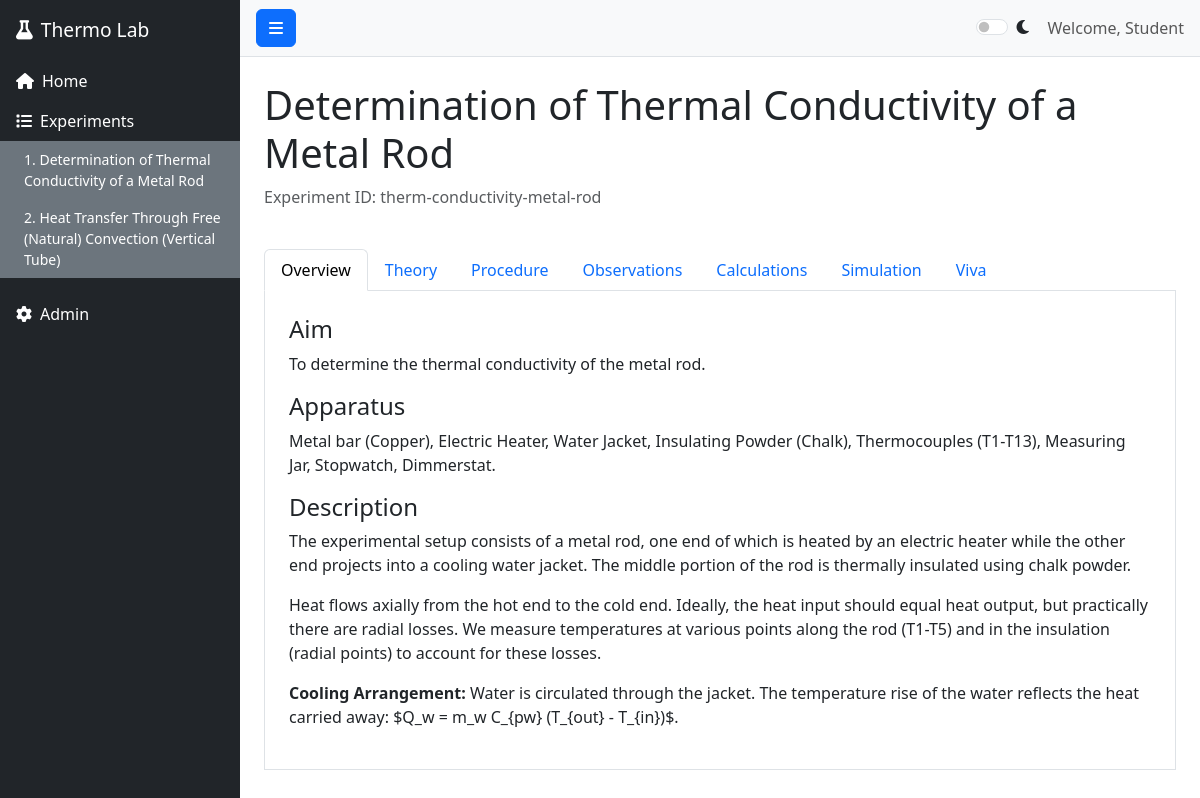
The app's page /experiment/therm-conductivity-metal-rod with its own data.
### app/models.py (models this page shows, shortened)
class Experiment(db.Model):
    id = db.Column(db.Integer, primary_key=True)
    slug = db.Column(db.String(64), unique=True, nullable=False)
    title = db.Column(db.String(128), nullable=False)
    content = db.Column(JSON, nullable=False)

### app/blueprints/main.py (the view)
@bp.route('/experiment/<slug>')
def experiment_view(slug):
    experiment = Experiment.query.filter_by(slug=slug).first_or_404()
    return render_template('experiment.html', experiment=experiment)

### app/__init__.py (called while the page is built)
def create_app():
    app = Flask(__name__, instance_relative_config=True)
    app.config.from_mapping(
        SECRET_KEY='dev',
        SQLALCHEMY_DATABASE_URI='sqlite:///' + os.path.join(app.instance_path, 'lab_manual.db'),
        SQLALCHEMY_TRACK_MODIFICATIONS=False,
    )
    try:
        os.makedirs(app.instance_path)
    except OSError:
        pass
    db.init_app(app)
    from .blueprints import main, admin, api
    app.register_blueprint(main.bp)
    app.register_blueprint(admin.bp)
    app.register_blueprint(api.bp)
    @app.context_processor
    def inject_experiments():
        try:
            from .models import Experiment
            return {"all_experiments": Experiment.query.all()}
        except Exception:
            return {"all_experiments": []}
    with app.app_context():
        db.create_all()
    return app

### app/templates/experiment.html (shortened to what this page needs)
{% extends 'base.html' %}
{% block content %}
<div class="row mb-4">
    <div class="col-12">
        <h2 class="display-6">{{ experiment.title }}</h2>
        <p class="text-muted">Experiment ID: {{ experiment.slug }}</p>
    </div>
</div>
<ul class="nav nav-tabs" id="expTabs" role="tablist">
  <li class="nav-item" role="presentation">
    <button class="nav-link active" id="overview-tab" data-bs-toggle="tab" data-bs-target="#overview" type="button" role="tab">Overview</button>
  </li>
  <li class="nav-item" role="presentation">
    <button class="nav-link" id="theory-tab" data-bs-toggle="tab" data-bs-target="#theory" type="button" role="tab">Theory</button>
  </li>
  <li class="nav-item" role="presentation">
    <button class="nav-link" id="procedure-tab" data-bs-toggle="tab" data-bs-target="#procedure" type="button" role="tab">Procedure</button>
  </li>
  <li class="nav-item" role="presentation">
    <button class="nav-link" id="observations-tab" data-bs-toggle="tab" data-bs-target="#observations" type="button" role="tab">Observations</button>
  </li>
  <li class="nav-item" role="presentation">
    <button class="nav-link" id="calculations-tab" data-bs-toggle="tab" data-bs-target="#calculations" type="button" role="tab">Calculations</button>
  </li>
  <li class="nav-item" role="presentation">
    <button class="nav-link" id="simulation-tab" data-bs-toggle="tab" data-bs-target="#simulation" type="button" role="tab">Simulation</button>
  </li>
  <li class="nav-item" role="presentation">
    <button class="nav-link" id="viva-tab" data-bs-toggle="tab" data-bs-target="#viva" type="button" role="tab">Viva</button>
  </li>
</ul>
<div class="tab-content border-start border-end border-bottom p-4 bg-white" id="expTabsContent">
  <div class="tab-pane fade show active" id="overview" role="tabpanel">
      <h4>Aim</h4>
      <p>{{ experiment.content.aim }}</p>
      <h4>Apparatus</h4>
      <p>{{ experiment.content.apparatus }}</p>
      <h4>Description</h4>
      <div class="description-text">
        {{ experiment.content.description | safe }}
      </div>
  </div>
</div>
{% endblock %}

### app/templates/base.html (shortened to what this page needs)
<!DOCTYPE html>
<html lang="en">
<head>
    <link href="https://cdn.jsdelivr.net/npm/bootstrap@5.3.2/dist/css/bootstrap.min.css" rel="stylesheet">
    <link rel="stylesheet" href="https://cdnjs.cloudflare.com/ajax/libs/font-awesome/6.0.0/css/all.min.css">
    <link rel="stylesheet" href="{{ url_for('static', filename='css/style.css') }}">
</head>
<body>
    <div class="d-flex" id="wrapper">
        <div class="bg-dark text-white" id="sidebar-wrapper">
            <div class="sidebar-heading p-3">
                <i class="fas fa-flask me-2"></i>Thermo Lab
            </div>
            <div class="list-group list-group-flush">
                <a href="{{ url_for('main.index') }}" class="list-group-item list-group-item-action bg-dark text-white border-0">
                    <i class="fas fa-home me-2"></i>Home
                </a>
                <a href="#experimentsSubmenu" class="list-group-item list-group-item-action bg-dark text-white border-0" data-bs-toggle="collapse">
                    <i class="fas fa-list me-2"></i>Experiments
                </a>
                <div class="collapse show" id="experimentsSubmenu">
                    {% if all_experiments and all_experiments|length > 0 %}
                        {% for exp in all_experiments|sort(attribute='id') %}
                        <a href="{{ url_for('main.experiment_view', slug=exp.slug) }}" class="list-group-item list-group-item-action bg-secondary text-white border-0 ps-4 small">
                           {{ loop.index }}. {{ exp.title }}
                        </a>
                        {% endfor %}
                    {% else %}
                        <a href="{{ url_for('main.experiment_view', slug='therm-conductivity-metal-rod') }}" class="list-group-item list-group-item-action bg-secondary text-white border-0 ps-4 small">
                           1. Thermal Conductivity
                        </a>
                    {% endif %}
                </div>
                <a href="{{ url_for('admin.dashboard') }}" class="list-group-item list-group-item-action bg-dark text-white border-0 mt-3">
                    <i class="fas fa-cog me-2"></i>Admin
                </a>
            </div>
        </div>
        <div id="page-content-wrapper" class="w-100">
            <nav class="navbar navbar-expand-lg navbar-light bg-light border-bottom px-3">
                <button class="btn btn-primary" id="menu-toggle"><i class="fas fa-bars"></i></button>
                <div class="ms-auto d-flex align-items-center">
                    <div class="form-check form-switch me-3">
                        <input class="form-check-input" type="checkbox" id="darkModeToggle">
                        <label class="form-check-label" for="darkModeToggle"><i class="fas fa-moon"></i></label>
                    </div>
                    <span class="navbar-text">
                        Welcome, Student
                    </span>
                </div>
            </nav>
            <div class="container-fluid p-4">
                {% block content %}{% endblock %}
            </div>
        </div>
    </div>
</body>
</html>

### app/static/css/style.css (style rules this page uses)
body { overflow-x: hidden; font-family: 'Segoe UI', Tahoma, Geneva, Verdana, sans-serif; }
#sidebar-wrapper { min-height: 100vh; margin-left: -15rem; transition: margin 0.25s ease-out; width: 15rem; }
#sidebar-wrapper .sidebar-heading { padding: 0.875rem 1.25rem; font-size: 1.2rem; }
#sidebar-wrapper .list-group { width: 15rem; }
#page-content-wrapper { min-width: 100vw; }
@media (min-width: 768px) { #sidebar-wrapper { margin-left: 0; } }
@media (min-width: 768px) { #page-content-wrapper { min-width: 0; width: 100%; } }
.nav-tabs .nav-link { cursor: pointer; }
.tab-content { padding-top: 20px; }

### records on screen
Experiment: title "Determination of Thermal Conductivity of a Metal Rod", slug "therm-conductivity-metal-rod", content.aim "To determine the thermal conductivity of the metal rod.", content.apparatus "Metal bar (Copper), Electric Heater, Water Jacket, Insulating Powder (Chalk), Thermocouples (T1-T13), Measuring Jar, Stopwatch, Dimmerstat.", content.description "The experimental setup consists of a metal rod, one end of which is heated by an electric heater while the other end projects into a cooling water jacket. The middle portion of the rod is thermally insulated using chalk powder. Heat flows axially from the hot end to the cold end. Ideally, the heat input should equal heat output, but practically there are radial losses. We measure temperatures at various points along the rod (T1-T5) and in the insulation (radial points) to account for these losses. Cooling Arrangement: Water is circulated through the jacket. The temperature rise of the water reflects the heat carried away: $Q_w = m_w C_{pw} (T_{out} - T_{in})$."
Experiment: title "Heat Transfer Through Free (Natural) Convection (Vertical Tube)"
